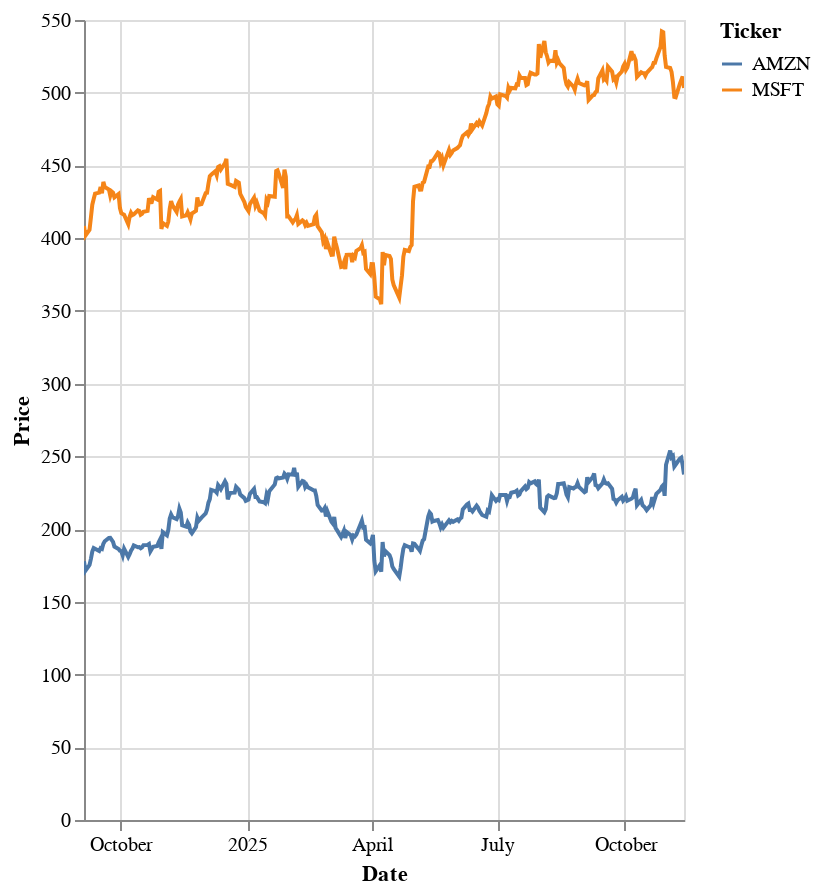

Notebook code for this chart:
### Code cell
df = data.copy()
df = df.reset_index().rename(columns={"index": "Date"})

# melt into long format
df_melt = df.melt("Date", var_name="Ticker", value_name="Price")

# altair chart
chart = (
    alt.Chart(df_melt)
    .mark_line()
    .encode(
        x="Date:T",
        y="Price:Q",
        color="Ticker:N",
        tooltip=["Date:T", "Ticker:N", "Price:Q"],
    )
    .properties(
        width="container",   # 👈 full width
        height=400
    )
    .interactive()
)

chart

### Figure 1 — Vega-Lite specification as saved in the notebook (floating-point values rounded to 4 significant figures; data arrays with more than 128 entries replaced by an {"elided": "..."} marker saying what was removed)
{"config": {"view": {"continuousWidth": 300, "continuousHeight": 300}}, "data": {"name": "data-0ac92f09b3b98d816bd2c8dcb9bee954"}, "mark": {"type": "line"}, "encoding": {"color": {"field": "Ticker", "type": "nominal"}, "tooltip": [{"field": "Date", "type": "temporal"}, {"field": "Ticker", "type": "nominal"}, {"field": "Price", "type": "quantitative"}], "x": {"field": "Date", "type": "temporal"}, "y": {"field": "Price", "type": "quantitative"}}, "height": 400, "params": [{"name": "param_3", "select": {"type": "interval", "encodings": ["x", "y"]}, "bind": "scales"}], "width": "container", "$schema": "https://vega.github.io/schema/vega-lite/v5.20.1.json", "datasets": {"data-0ac92f09b3b98d816bd2c8dcb9bee954": {"elided": "600 records"}}}
